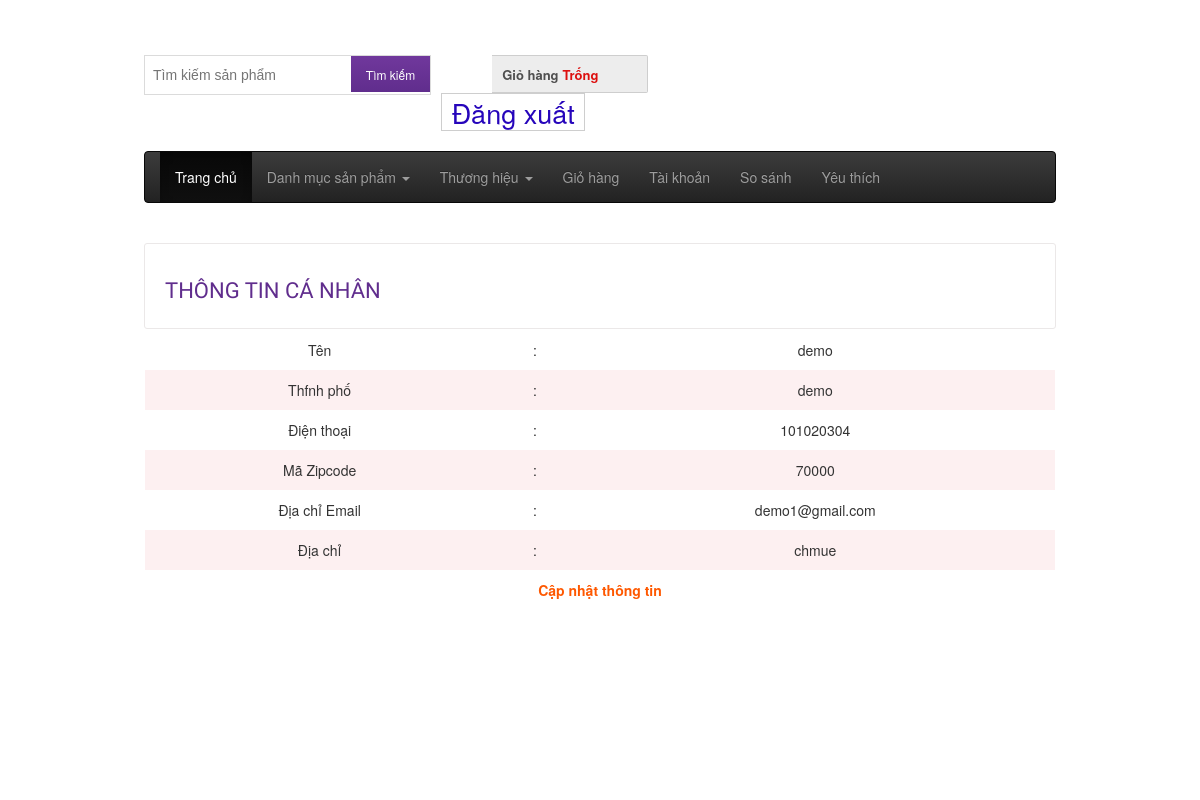
/profile.php (signed in), run on the app's committed database.
### tables this page shows
CREATE TABLE `tbl_customer` (
  `id` int(11) NOT NULL,
  `name` varchar(255) NOT NULL,
  `address` varchar(255) NOT NULL,
  `city` varchar(30) NOT NULL,
  `country` varchar(30) NOT NULL,
  `zipcode` varchar(30) NOT NULL,
  `phone` varchar(30) NOT NULL,
  `email` varchar(50) NOT NULL,
  `password` varchar(255) NOT NULL,
  `timeCre` timestamp NOT NULL DEFAULT current_timestamp() ON UPDATE current_timestamp()
);

### classes/customer.php (called while the page is built, shortened)
<?php
	$filepath = realpath(dirname(__FILE__));
	include_once ($filepath.'/../lib/database.php');
?>
<?php
	class customer
	{
		private $db;
		public function __construct()
		{
			$this->db = new Database();
		}
		public function show_customers($id){
			$query = "SELECT * FROM tbl_customer WHERE id='$id'";
			$result = $this->db->select($query);
			return $result;
		}
	}
?>

### lib/database.php (called while the page is built, shortened)
<?php
Class Database{
   public $host   = DB_HOST;
   public $user   = DB_USER;
   public $pass   = DB_PASS;
   public $dbname = DB_NAME;
   public $link;
private function connectDB(){
   $this->link = new mysqli($this->host, $this->user, $this->pass,
    $this->dbname);
 }
public function select($query){
  $result = $this->link->query($query) or
   die($this->link->error.__LINE__);
  if($result->num_rows > 0){
    return $result;
  } else {
    return false;
  }
 }
}

### lib/session.php (called while the page is built, shortened)
<?php
class Session{
 public static function get($key){
    if (isset($_SESSION[$key])) {
     return $_SESSION[$key];
    } else {
     return false;
    }
 }
}
?>

### profile.php (the view, shortened to what this page needs)
<?php
	include 'inc/header.php';
?>
 <div class="main">
    <div class="content">
    	<div class="section group">
    		<div class="content_top">
	    		<div class="heading">
	    		<h3>Thông tin cá nhân</h3>
	    		</div>
    		</div>
			<table class="tblone">
				<?php
				$id = Session::get('customer_id');
				$get_customers = $cs->show_customers($id);
				if($get_customers){
					while($result = $get_customers->fetch_assoc()){
				?>
				<tr>
					<td>Tên</td>
					<td>:</td>
					<td><?php echo $result['name'] ?></td>
				</tr>
				<tr>
					<td>Thfnh phố</td>
					<td>:</td>
					<td><?php echo $result['city'] ?></td>
				</tr>
				<tr>
					<td>Điện thoại</td>
					<td>:</td>
					<td><?php echo $result['phone'] ?></td>
				</tr>
				<tr>
					<td>Mã Zipcode</td>
					<td>:</td>
					<td><?php echo $result['zipcode'] ?></td>
				</tr>
				<tr>
					<td>Địa chỉ Email</td>
					<td>:</td>
					<td><?php echo $result['email'] ?></td>
				</tr>
				<tr>
					<td>Địa chỉ</td>
					<td>:</td>
					<td><?php echo $result['address'] ?></td>
				</tr>
				<tr>
					<td colspan="3"><a href="editprofile.php">Cập nhật thông tin</a></td>
				</tr>
				<?php
					}
				}
				?>
			</table>
 		</div>
 	</div>
<?php
	include 'inc/footer.php';
 ?>

### css/style.css (style rules this page uses)
html,body,div,span,applet,object,iframe,h1,h2,h3,h4,h5,h6,p,blockquote,pre,a,abbr,acronym,address,big,cite,code,del,dfn,em,img,ins,kbd,q,s,samp,small,strike,strong,sub,sup,tt,var,b,u,i,dl,dt,dd,ol,nav ul,nav li,fieldset,form,label,legend,table,caption,tbody,tfoot,thead,tr,th,td,article,aside,canvas,details,embed,figure,figcaption,footer,header,hgroup,menu,nav,output,ruby,section,summary,time,mark,audio,video { margin:0;padding:0;border:0;font-size:100%;font:inherit;vertical-align:baseline; }
table { border-collapse:collapse;border-spacing:0; }
a { text-decoration:none; }
body { font-family:Arial, Helvetica, sans-serif; background-color: #f1f1f1f1; }
.section { clear: both; padding: 0px; margin: 0px; }
.group:before, .group:after { content:""; display:table; }
.group:after { clear:both; }
.group { zoom:1; }
.content { padding:20px 0; background:#FFF; }
.content_top { padding:15px 20px; border:1px solid #EBE8E8; border-radius:3px; }
.heading { float:left; margin-right:10%; }
.heading h3 { font-family: 'Monda', sans-serif; font-size:22px; color:#602D8D; text-transform:uppercase; }
.tblone { border: 1px solid #fff; margin-bottom: 12px; width: 100%; }
.tblone td { padding:10px;text-align:center; }
table.tblone tr:nth-child(2n+1) { background:#fff;height:30px; }
table.tblone tr:nth-child(2n) { background:#fdf0f1;height:30px; }
table.tblone a { color: #fe5800; font-weight: bold; text-decoration: none; }

### data on the page
tbl_customer: name "demo", city "demo", phone "101020304", zipcode "70000", email "demo1@gmail.com", address "chmue"
